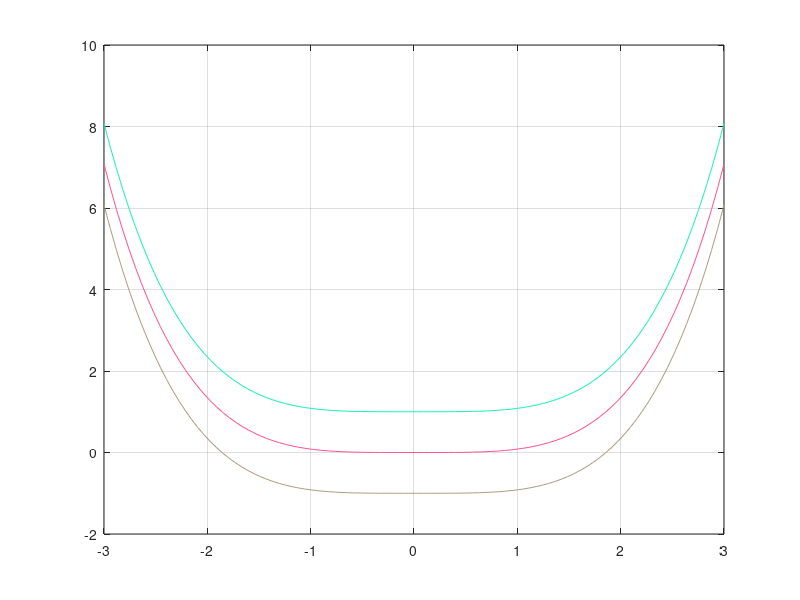

MATLAB code for this plot: (Note: this script raises an error after producing the figure.)
%% TUTORAGGIO NUMERO 5
clear
close all

%%
% Problema 1

gamma = [1,2,3];
x = linspace(-3,3);

for g = gamma
    f = @(x) cosh(x)+cos(x)-g;
    plot(x, f(x), 'color', rand(1,3))
    hold on
    grid
end

a = -3; 
b = -1; 
tol = 1.e-10; 
nmax = 200; 
[zero_1,res_1,niter_1] = bisezione(f,a,b,tol,nmax);
k_min_1 = log2((b-a)/tol)-1;
a = 1; 
b = 3; 
[zero_2,res_2,niter_2] = bisezione(f,a,b,tol,nmax);
k_min_2 = log2((b-a)/tol)-1;

%%
% Problema 2

f=@(x) x.^3-3.*x.^2.*2.^(-x)+3.*x.*4.^(-x)-8.^(-x); 
df=@(x) 3.*x.^2-6.*x.*2.^(-x)+3.*x.^2.*2.^(-x).*log(2)...
    +3.*4.^(-x)-3.*x.*4.^(-x).*log(4)+8.^(-x).*log(8); 
[zero,iter,xvect,xdif,fx]=newton(f,df,0,eps,100); 
semilogy(xdif,'r','Linewidth',2); 
grid on, hold on
f=@(x)(x-2^(-x)).^3; 
df=@(x)(1+2^(-x)*log(2))*3.*(x-2^(-x)).^2; 
[zero1,iter1,xvect1,xdif1,fx1]=newton(f,df,1,eps,100);
semilogy(xdif1,'b','Linewidth',2); 

%%
% Problema 4

r = 3;
K = 1;
tol = 1.e-10;
nmax = 100;
id = @(x) x;
phi_v = @(x) r*x./(1 + K*x);
f_v = @(x) r./(1 + K*x);
phi_p = @(x) r*x.^2./(1 + (x/K).^2);
f_p = @(x) r*x./(1 + (x/K).^2);
fplot(id, [-10,10], 'LineWidth', 2)
hold on
fplot(phi_p, [-10,10])
fplot(phi_v, [-10,10])

x_0 = 1;
a = - 0.5;
b = 4;
[zero_v,iter_v,xvect_v,xdif_v,fx_v]=puntofisso(f_v,phi_v,x_0,tol,nmax);
[zero_p,iter_p,xvect_p,xdif_p,fx_p]=puntofisso(f_p,phi_p,x_0,tol,nmax);

%%
% Problema 3

function [zero,iter,xvect,xdif,fx]=puntofisso(fun,phi,x0,tol,nmax)
% FIXPOINT iterazione di punto fisso.
% [ZERO,ITER,XVECT,XDIF,FX]=FIXPOINT(FUN,PHI,X0,TOL,NMAX) cerca lo 
% zero di una funzione continua FUN usando il metodo di punto fisso X=PHI(X), 
% partendo dal dato iniziale X0. FUN riceve in ingresso lo scalare x e restituisce un 
% valore scalare reale. TOL specifica la tolleranza del metodo. ZERO è
% l’approssimazione della radice. ITER è il numero di iterate svolte, XVECT è
% il vettore delle iterate, XDIF il vettore delle differenze tra iterate successive, FX il 
% vettore dei residui.
err=tol+1; 
iter=0;
fx0=fun(x0); xdif=[]; xvect=x0; fx=fx0;
while iter < nmax && err > tol
    x=phi(x0);
    err=abs(x-x0); xdif=[xdif; err]; xvect=[xvect;x]; 
    x0=x; fx0=fun(x0); fx=[fx;fx0];
    iter=iter+1;
end
zero=xvect(end);
end

